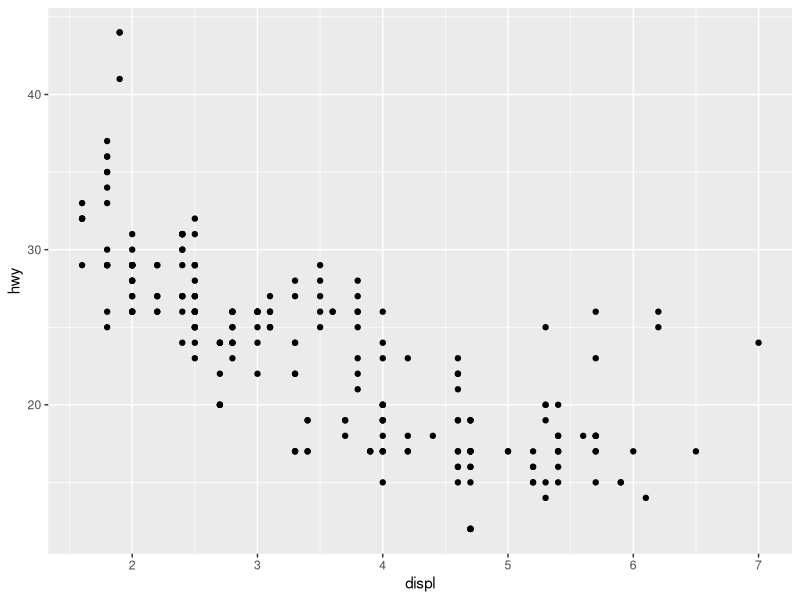
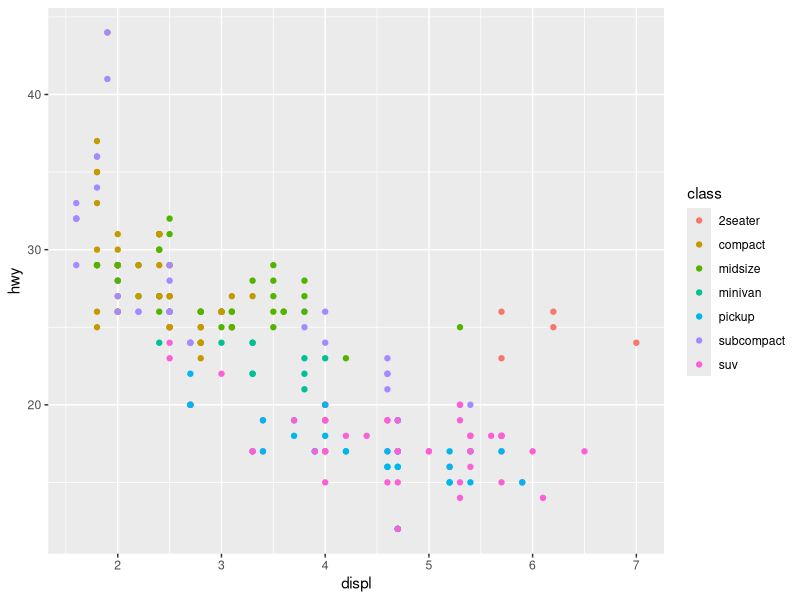
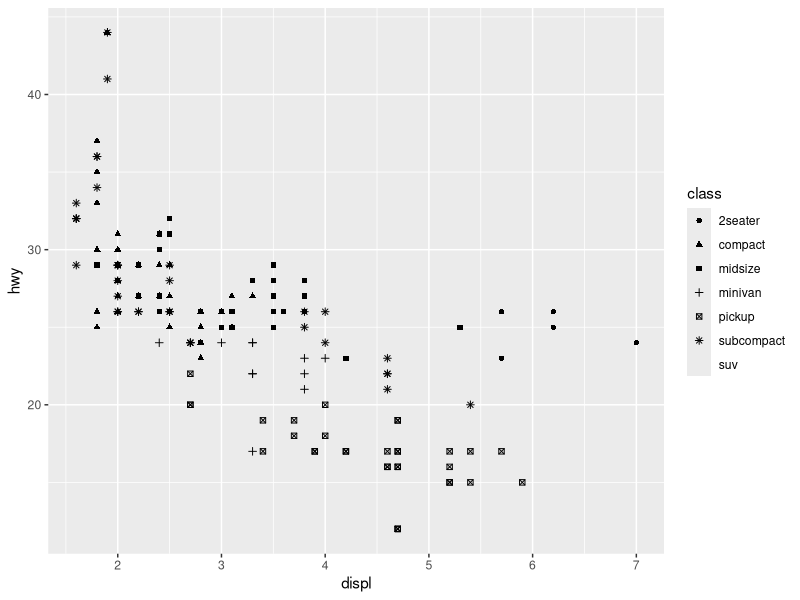
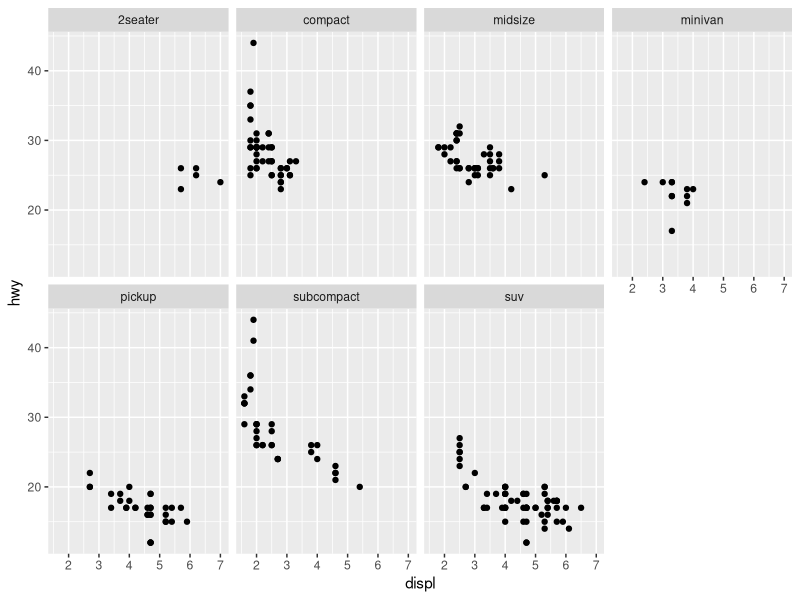
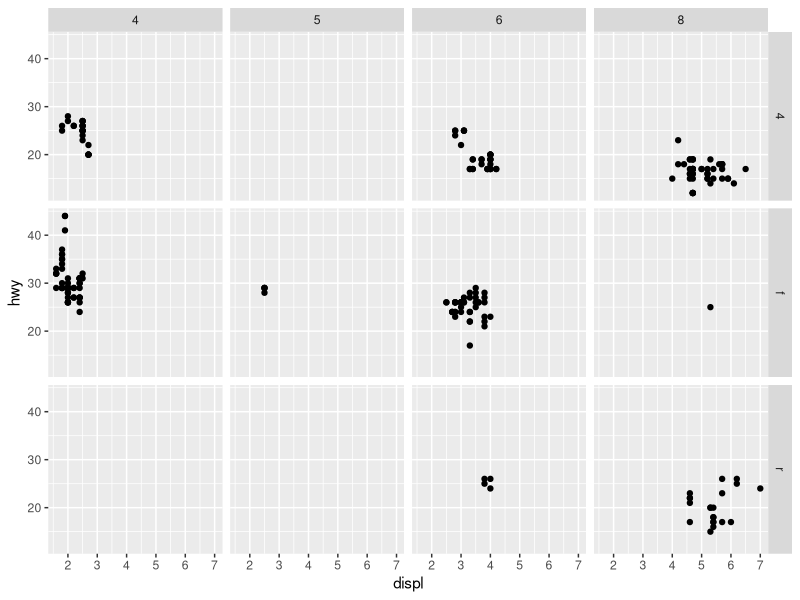
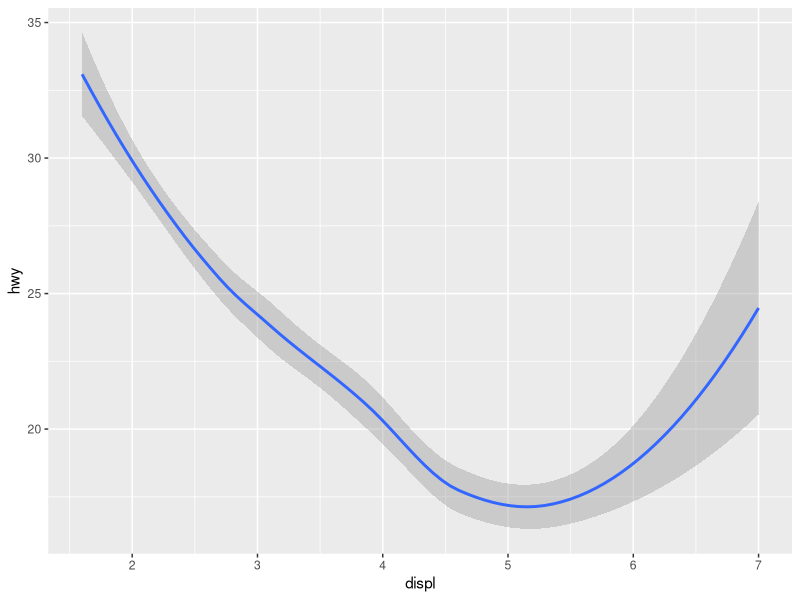
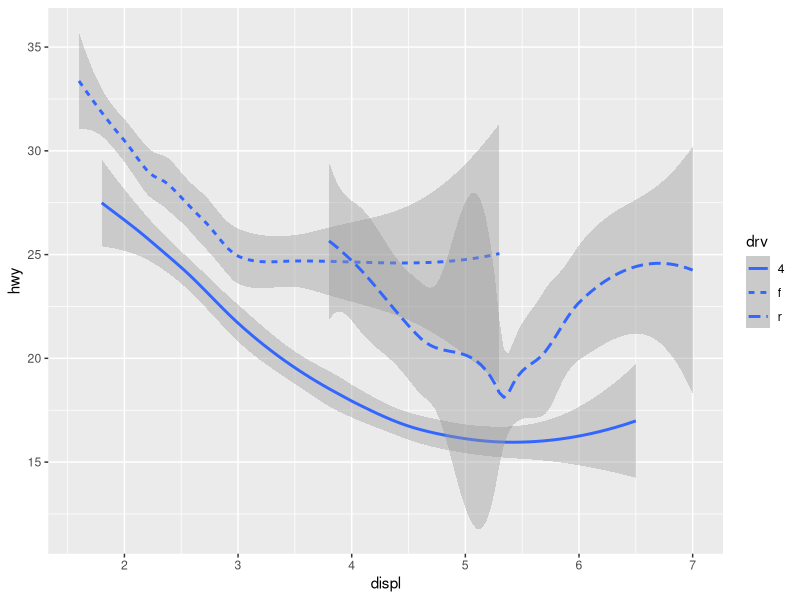
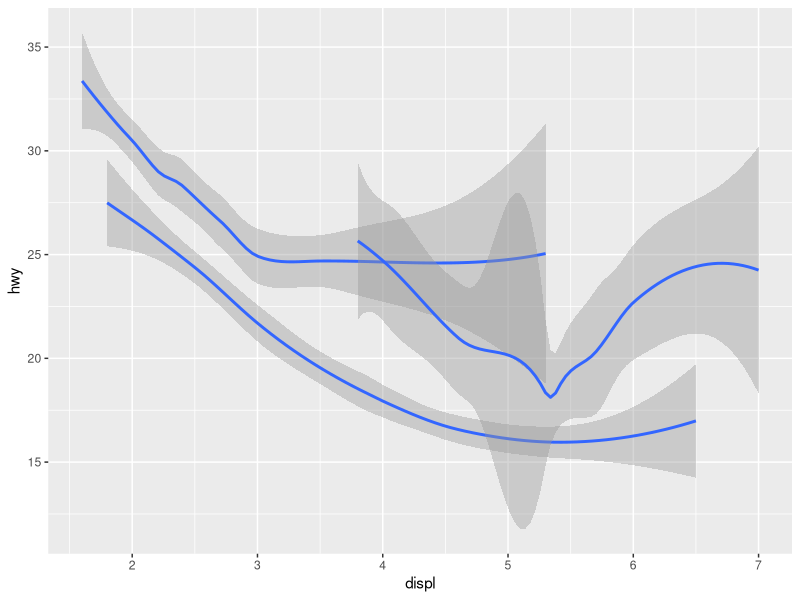

Here is the R script that generated these plots, in order:
## ---- chunk 1
library(tidyverse)
mpg
## ---- chunk 2
ggplot(data = mpg) +
  geom_point(mapping = aes(x = displ, y = hwy))
## ---- chunk 3
ggplot(data = mpg) +
  geom_point(mapping = aes(x = displ, y = hwy, color = class))
## ---- chunk 4
ggplot(data = mpg) +
  geom_point(mapping = aes(x = displ, y = hwy, shape = class))
## ---- chunk 5
ggplot(data = mpg) +
  geom_point(mapping = aes(x = displ, y = hwy)) +
  facet_wrap(~ class, nrow = 2)
## ---- chunk 6
ggplot(data = mpg) +
  geom_point(mapping = aes(x = displ, y = hwy)) +
  facet_grid(drv ~ cyl)
## ---- chunk 7
ggplot(data = mpg) +
  geom_smooth(mapping = aes(x = displ, y = hwy))
## ---- chunk 8
ggplot(data = mpg) +
  geom_smooth(mapping = aes(x = displ, y = hwy, linetype = drv))
## ---- chunk 9
ggplot(data = mpg) +
  geom_smooth(mapping = aes(x = displ, y = hwy, group = drv))
## ---- chunk 10
ggplot(data = mpg) +
  geom_point(mapping = aes(x = displ, y = hwy)) +
  geom_smooth(mapping = aes(x = displ, y = hwy)) 
## ---- chunk 11
ggplot(data = mpg, mapping = aes(x = displ, y = hwy, color = drv)) +
  geom_point() +
  geom_smooth()
## ---- chunk 12
ggplot(data = mpg, mapping = aes(x = displ, y = hwy)) +
  geom_point(mapping = aes(color = class)) +
  geom_smooth()
## ---- chunk 13
ggplot(data = mpg, mapping = aes(x = displ, y = hwy)) +
  geom_point(mapping = aes(color = class)) +
  geom_smooth(data = filter(mpg, class == "subcompact"),
              se = FALSE)
## ---- chunk 14
ggplot(data = mpg, mapping = aes(x = displ, y = hwy)) +
  geom_point() +
  geom_smooth()
## ---- chunk 15
ggplot(data = mpg, mapping = aes(x = displ, y = hwy)) +
  geom_point() +
  geom_smooth(mapping = aes(group = drv))
## ---- chunk 16
ggplot(data = mpg, mapping = aes(x = displ, y = hwy, color = drv)) +
  geom_point() +
  geom_smooth()
## ---- chunk 17
ggplot(data = mpg, mapping = aes(x = displ, y = hwy)) +
  geom_point(mapping = aes(color = drv)) +
  geom_smooth()
## ---- chunk 18
ggplot(data = mpg, mapping = aes(x = displ, y = hwy)) +
  geom_point(mapping = aes(color = drv)) +
  geom_smooth(mapping = aes(linetype = drv))
## ---- chunk 19
ggplot(data = mpg, mapping = aes(x = displ, y = hwy)) +
  geom_point(mapping = aes(color = drv))
## ---- chunk 20
ggplot(data = diamonds, mapping = aes(x = cut)) +
  geom_bar()
## ---- chunk 21
ggplot(data = diamonds) +
  stat_count(mapping = aes(x = cut))
## ---- chunk 22
ggplot(data = diamonds) +
  geom_bar(mapping = aes(x = cut, y = ..prop.., group = 1) )
## ---- chunk 23
ggplot(data = diamonds) +
  stat_summary(
    mapping = aes(x = cut, y = depth),
    fun.ymin = min,
    fun.ymax = max,
    fun.y = median
  )
## ---- chunk 24
ggplot(data = diamonds) +
  geom_bar(mapping = aes(x = cut, fill = clarity))
## ---- chunk 25
ggplot(data = diamonds) +
  geom_bar(mapping = aes(x = cut, fill = clarity), position = "fill") 
  
## ---- chunk 26
ggplot(data = mpg, mapping = aes(x = displ, y = hwy)) +
  geom_point(position = "jitter")
## ---- chunk 27
ggplot(data = mpg, mapping = aes(x = cty, y = hwy)) +
  geom_point(position = "jitter")
